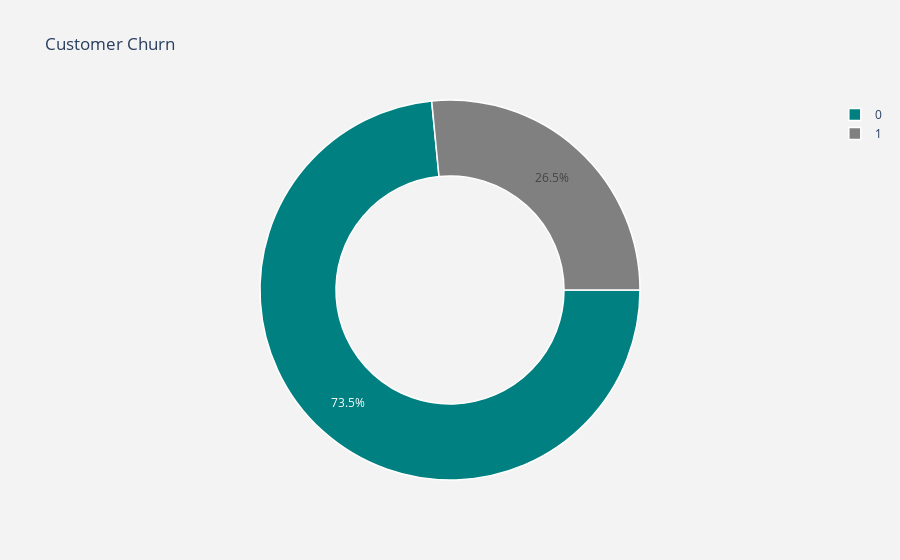

Source (notebook cell):
### Markdown cell above
Visualizing Total Customer Churn

### Code cell
import plotly.offline as po
import plotly.graph_objs as go


plot_by_churn_labels = data["Churn Value"].value_counts().keys().tolist()
plot_by_churn_values = data["Churn Value"].value_counts().values.tolist()

plot_data= [
    go.Pie(labels = plot_by_churn_labels,
           values = plot_by_churn_values,
           marker = dict(colors =  [ 'Teal' ,'Grey'],
                         line = dict(color = "white",
                                     width =  1.5)),
           rotation = 90,
           hoverinfo = "label+value+text",
           hole = .6)
]
plot_layout = go.Layout(dict(title = "Customer Churn",
                   plot_bgcolor  = "rgb(243,243,243)",
                   paper_bgcolor = "rgb(243,243,243)",))


fig = go.Figure(data=plot_data, layout=plot_layout)
po.iplot(fig)

### Figure 1 — Plotly figure (JSON) as saved in the notebook; plotly's stock layout.template omitted (floating-point values rounded to 4 significant figures)
{"data": [{"hole": 0.6, "hoverinfo": "label+value+text", "labels": [0, 1], "marker": {"colors": ["Teal", "Grey"], "line": {"color": "white", "width": 1.5}}, "rotation": 90, "type": "pie", "values": [5174, 1869]}], "layout": {"paper_bgcolor": "rgb(243,243,243)", "plot_bgcolor": "rgb(243,243,243)", "title": {"text": "Customer Churn"}}}
